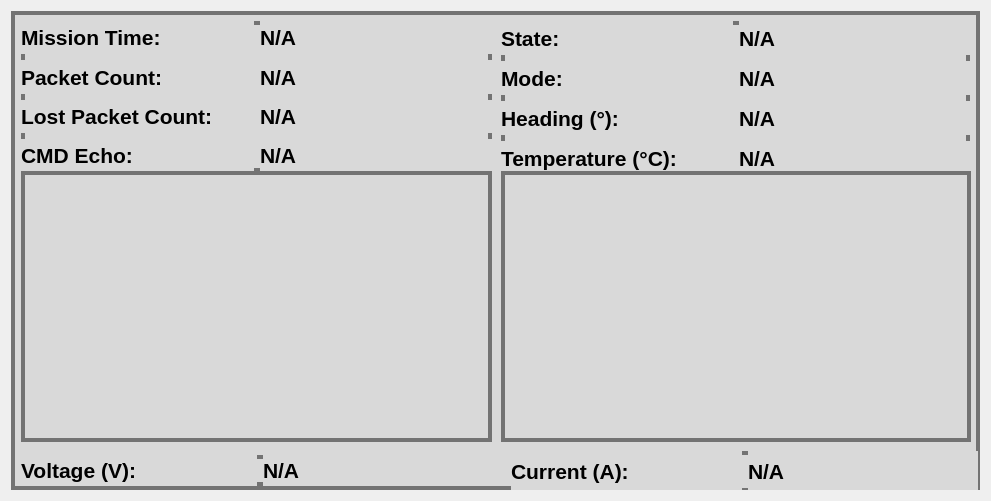
   <widget class="QWidget" name="telemetry_container_8" native="true">
    <property name="geometry">
     <rect>
      <x>10</x>
      <y>70</y>
      <width>991</width>
      <height>501</height>
     </rect>
    </property>
    <property name="sizePolicy">
     <sizepolicy hsizetype="Expanding" vsizetype="Expanding">
      <horstretch>1</horstretch>
      <verstretch>1</verstretch>
     </sizepolicy>
    </property>
    <property name="font">
     <font>
      <family>Noto Sans</family>
      <pointsize>16</pointsize>
      <italic>true</italic>
     </font>
    </property>
    <property name="styleSheet">
     <string notr="true"/>
    </property>
    <layout class="QGridLayout" name="gridLayout_13">
     <item row="1" column="0">
      <widget class="QFrame" name="frame">
       <property name="styleSheet">
        <string notr="true">border: 4px solid #737373; background: #D9D9D9;</string>
       </property>
       <property name="frameShape">
        <enum>QFrame::StyledPanel</enum>
       </property>
       <property name="frameShadow">
        <enum>QFrame::Raised</enum>
       </property>
       <widget class="QWidget" name="layoutWidget">
        <property name="geometry">
         <rect>
          <x>10</x>
          <y>10</y>
          <width>471</width>
          <height>151</height>
         </rect>
        </property>
        <layout class="QHBoxLayout" name="horizontalLayout_15" stretch="0,0">
         <item>
          <layout class="QVBoxLayout" name="verticalLayout_22">
           <item>
            <widget class="QLabel" name="mission_time">
             <property name="sizePolicy">
              <sizepolicy hsizetype="Preferred" vsizetype="Preferred">
               <horstretch>0</horstretch>
               <verstretch>0</verstretch>
              </sizepolicy>
             </property>
             <property name="font">
              <font>
               <family>Liberation Sans</family>
               <pointsize>16</pointsize>
               <weight>75</weight>
               <italic>false</italic>
               <bold>true</bold>
              </font>
             </property>
             <property name="styleSheet">
              <string notr="true">border: none;</string>
             </property>
             <property name="text">
              <string>Mission Time:</string>
             </property>
            </widget>
           </item>
           <item>
            <widget class="QLabel" name="packet_count">
             <property name="font">
              <font>
               <family>Liberation Sans</family>
               <pointsize>16</pointsize>
               <weight>75</weight>
               <italic>false</italic>
               <bold>true</bold>
              </font>
             </property>
             <property name="styleSheet">
              <string notr="true">border: none;</string>
             </property>
             <property name="text">
              <string>Packet Count:</string>
             </property>
            </widget>
           </item>
           <item>
            <widget class="QLabel" name="packet_count_2">
             <property name="font">
              <font>
               <family>Liberation Sans</family>
               <pointsize>16</pointsize>
               <weight>75</weight>
               <italic>false</italic>
               <bold>true</bold>
              </font>
             </property>
             <property name="styleSheet">
              <string notr="true">border: none;</string>
             </property>
             <property name="text">
              <string>Lost Packet Count:</string>
             </property>
            </widget>
           </item>
           <item>
            <widget class="QLabel" name="cmd_echo">
             <property name="font">
              <font>
               <family>Liberation Sans</family>
               <pointsize>16</pointsize>
               <weight>75</weight>
               <italic>false</italic>
               <bold>true</bold>
              </font>
             </property>
             <property name="styleSheet">
              <string notr="true">border: none;</string>
             </property>
             <property name="text">
              <string>CMD Echo:</string>
             </property>
            </widget>
           </item>
          </layout>
         </item>
         <item>
          <layout class="QVBoxLayout" name="top_left_layout">
           <item>
            <widget class="QLabel" name="MISSION_TIME">
             <property name="font">
              <font>
               <family>Liberation Sans</family>
               <pointsize>16</pointsize>
               <weight>75</weight>
               <italic>false</italic>
               <bold>true</bold>
              </font>
             </property>
             <property name="styleSheet">
              <string notr="true">border: none;</string>
             </property>
             <property name="text">
              <string>N/A</string>
             </property>
            </widget>
           </item>
           <item>
            <widget class="QLabel" name="PACKET_COUNT">
             <property name="font">
              <font>
               <family>Liberation Sans</family>
               <pointsize>16</pointsize>
               <weight>75</weight>
               <italic>false</italic>
               <bold>true</bold>
              </font>
             </property>
             <property name="styleSheet">
              <string notr="true">border: none;</string>
             </property>
             <property name="text">
              <string>N/A</string>
             </property>
            </widget>
           </item>
           <item>
            <widget class="QLabel" name="LOST_PACKET_COUNT">
             <property name="font">
              <font>
               <family>Liberation Sans</family>
               <pointsize>16</pointsize>
               <weight>75</weight>
               <italic>false</italic>
               <bold>true</bold>
              </font>
             </property>
             <property name="styleSheet">
              <string notr="true">border: none;</string>
             </property>
             <property name="text">
              <string>N/A</string>
             </property>
            </widget>
           </item>
           <item>
            <widget class="QLabel" name="CMD_ECHO">
             <property name="font">
              <font>
               <family>Liberation Sans</family>
               <pointsize>16</pointsize>
               <weight>75</weight>
               <italic>false</italic>
               <bold>true</bold>
              </font>
             </property>
             <property name="styleSheet">
              <string notr="true">border: none;</string>
             </property>
             <property name="text">
              <string>N/A</string>
             </property>
            </widget>
           </item>
          </layout>
         </item>
        </layout>
       </widget>
       <widget class="QWidget" name="layoutWidget">
        <property name="geometry">
         <rect>
          <x>490</x>
          <y>10</y>
          <width>469</width>
          <height>154</height>
         </rect>
        </property>
        <layout class="QHBoxLayout" name="horizontalLayout_21" stretch="0,0">
         <item>
          <layout class="QVBoxLayout" name="verticalLayout_28">
           <item>
            <widget class="QLabel" name="state">
             <property name="font">
              <font>
               <family>Liberation Sans</family>
               <pointsize>16</pointsize>
               <weight>75</weight>
               <italic>false</italic>
               <bold>true</bold>
              </font>
             </property>
             <property name="styleSheet">
              <string notr="true">border: none;</string>
             </property>
             <property name="text">
              <string>State:</string>
             </property>
            </widget>
           </item>
           <item>
            <widget class="QLabel" name="mode">
             <property name="font">
              <font>
               <family>Liberation Sans</family>
               <pointsize>16</pointsize>
               <weight>75</weight>
               <italic>false</italic>
               <bold>true</bold>
              </font>
             </property>
             <property name="styleSheet">
              <string notr="true">border: none;</string>
             </property>
             <property name="text">
              <string>Mode:</string>
             </property>
            </widget>
           </item>
           <item>
            <widget class="QLabel" name="heading_label_2">
             <property name="font">
              <font>
               <family>Liberation Sans</family>
               <pointsize>16</pointsize>
               <weight>75</weight>
               <italic>false</italic>
               <bold>true</bold>
              </font>
             </property>
             <property name="styleSheet">
              <string notr="true">border: none;</string>
             </property>
             <property name="text">
              <string>Heading (°):</string>
             </property>
            </widget>
           </item>
           <item>
            <widget class="QLabel" name="temp_label_2">
             <property name="font">
              <font>
               <family>Liberation Sans</family>
               <pointsize>16</pointsize>
               <weight>75</weight>
               <italic>false</italic>
               <bold>true</bold>
               <kerning>true</kerning>
              </font>
             </property>
             <property name="styleSheet">
              <string notr="true">border: none;</string>
             </property>
             <property name="text">
              <string>Temperature (°C):</string>
             </property>
            </widget>
           </item>
          </layout>
         </item>
         <item>
          <layout class="QVBoxLayout" name="top_right_layout">
           <item>
            <widget class="QLabel" name="STATE">
             <property name="font">
              <font>
               <family>Liberation Sans</family>
               <pointsize>16</pointsize>
               <weight>75</weight>
               <italic>false</italic>
               <bold>true</bold>
              </font>
             </property>
             <property name="styleSheet">
              <string notr="true">border: none;</string>
             </property>
             <property name="text">
              <string>N/A</string>
             </property>
            </widget>
           </item>
           <item>
            <widget class="QLabel" name="MODE">
             <property name="font">
              <font>
               <family>Liberation Sans</family>
               <pointsize>16</pointsize>
               <weight>75</weight>
               <italic>false</italic>
               <bold>true</bold>
              </font>
             </property>
             <property name="styleSheet">
              <string notr="true">border: none;</string>
             </property>
             <property name="text">
              <string>N/A</string>
             </property>
            </widget>
           </item>
           <item>
            <widget class="QLabel" name="HEADING">
             <property name="font">
              <font>
               <family>Liberation Sans</family>
               <pointsize>16</pointsize>
               <weight>75</weight>
               <italic>false</italic>
               <bold>true</bold>
              </font>
             </property>
             <property name="styleSheet">
              <string notr="true">border: none;</string>
             </property>
             <property name="text">
              <string>N/A</string>
             </property>
            </widget>
           </item>
           <item>
            <widget class="QLabel" name="TEMPERATURE">
             <property name="font">
              <font>
               <family>Liberation Sans</family>
               <pointsize>16</pointsize>
               <weight>75</weight>
               <italic>false</italic>
               <bold>true</bold>
              </font>
             </property>
             <property name="styleSheet">
              <string notr="true">border: none;</string>
             </property>
             <property name="text">
              <string>N/A</string>
             </property>
            </widget>
           </item>
          </layout>
         </item>
        </layout>
       </widget>
       <widget class="QWidget" name="layoutWidget">
        <property name="geometry">
         <rect>
          <x>10</x>
          <y>160</y>
          <width>471</width>
          <height>271</height>
         </rect>
        </property>
        <layout class="QVBoxLayout" name="voltage_graph"/>
       </widget>
       <widget class="QWidget" name="layoutWidget_2">
        <property name="geometry">
         <rect>
          <x>490</x>
          <y>160</y>
          <width>470</width>
          <height>271</height>
         </rect>
        </property>
        <layout class="QVBoxLayout" name="current_graph"/>
       </widget>
       <widget class="QWidget" name="layoutWidget">
        <property name="geometry">
         <rect>
          <x>10</x>
          <y>444</y>
          <width>477</width>
          <height>31</height>
         </rect>
        </property>
        <layout class="QHBoxLayout" name="horizontalLayout_13" stretch="0,0">
         <item>
          <layout class="QVBoxLayout" name="verticalLayout_20">
           <item>
            <widget class="QLabel" name="volt_label">
             <property name="font">
              <font>
               <family>Liberation Sans</family>
               <pointsize>16</pointsize>
               <weight>75</weight>
               <italic>false</italic>
               <bold>true</bold>
              </font>
             </property>
             <property name="styleSheet">
              <string notr="true">border: none;</string>
             </property>
             <property name="text">
              <string>Voltage (V):</string>
             </property>
            </widget>
           </item>
          </layout>
         </item>
         <item>
          <layout class="QVBoxLayout" name="voltage_layout">
           <item>
            <widget class="QLabel" name="VOLTAGE">
             <property name="font">
              <font>
               <family>Liberation Sans</family>
               <pointsize>16</pointsize>
               <weight>75</weight>
               <italic>false</italic>
               <bold>true</bold>
              </font>
             </property>
             <property name="styleSheet">
              <string notr="true">border: none;</string>
             </property>
             <property name="text">
              <string>N/A</string>
             </property>
            </widget>
           </item>
          </layout>
         </item>
        </layout>
       </widget>
       <widget class="QWidget" name="layoutWidget">
        <property name="geometry">
         <rect>
          <x>500</x>
          <y>440</y>
          <width>467</width>
          <height>41</height>
         </rect>
        </property>
        <layout class="QHBoxLayout" name="horizontalLayout_14" stretch="0,0">
         <item>
          <layout class="QVBoxLayout" name="verticalLayout_21">
           <item>
            <widget class="QLabel" name="current_label">
             <property name="font">
              <font>
               <family>Liberation Sans</family>
               <pointsize>16</pointsize>
               <weight>75</weight>
               <italic>false</italic>
               <bold>true</bold>
              </font>
             </property>
             <property name="styleSheet">
              <string notr="true">border: none;</string>
             </property>
             <property name="text">
              <string>Current (A):</string>
             </property>
            </widget>
           </item>
          </layout>
         </item>
         <item>
          <layout class="QVBoxLayout" name="current_layout">
           <item>
            <widget class="QLabel" name="CURRENT">
             <property name="font">
              <font>
               <family>Liberation Sans</family>
               <pointsize>16</pointsize>
               <weight>75</weight>
               <italic>false</italic>
               <bold>true</bold>
              </font>
             </property>
             <property name="styleSheet">
              <string notr="true">border: none;</string>
             </property>
             <property name="text">
              <string>N/A</string>
             </property>
            </widget>
           </item>
          </layout>
         </item>
        </layout>
       </widget>
      </widget>
     </item>
    </layout>
   </widget>
